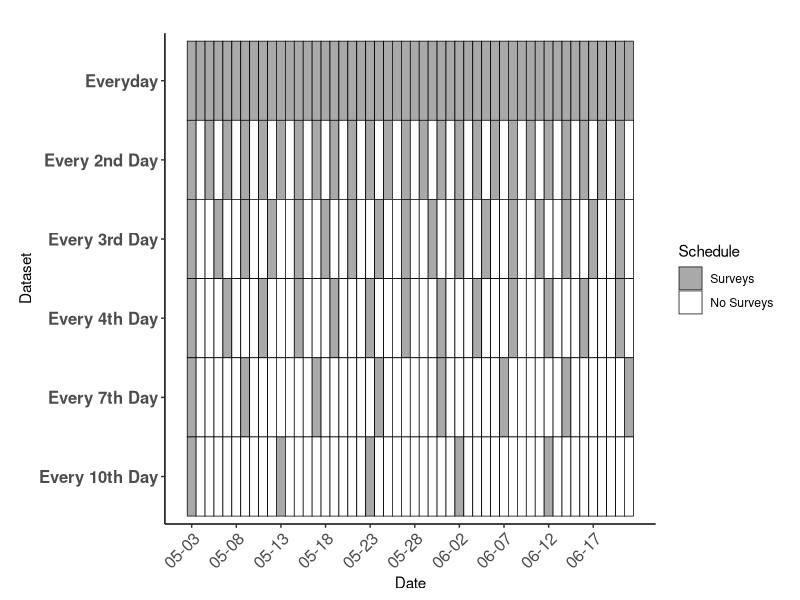

Recreate this plot in R.
#Plots survey intervals across subsampling 
#Last updated 2025-02-12


#clear workspace
rm(list=ls())

#load libraries
library(tidyverse)
library(ggplot2)
library(viridis)

# Read the CSV file
df <- read.csv("data/survey_intervals_across_subsampling.csv")

# Transform the dataframe to long format
df_long <- pivot_longer(df, cols = -dataset, names_to = "date", values_to = "survey")

# Fix the date format from 'XYYYY.MM.DD' to 'YYYY-MM-DD'
df_long <- df_long %>%
  mutate(date = gsub("X", "", date)) %>%
  mutate(date = gsub("\\.", "-", date))

# Replace NA with "NA" for 'survey' column
df_long$survey[is.na(df_long$survey)] <- "NA"


# Replace NA with 0 for 'survey' column
df_long$survey[is.na(df_long$survey)] <- 0

# Custom order for datasets (flipped order)
df_long$dataset <- factor(df_long$dataset, levels = c("M-1_every_10_days", "M-1_every_7_days", "M-1_every_4_days", "M-1_every_3_days", "M-1_every_2_days", "M-1_every_day"))

# Define your desired date range
start_date <- as.Date("2024-05-03")
end_date <- as.Date("2024-06-21")

# Generate daily sequence of dates
date_seq <- seq.Date(from = start_date, to = end_date, by = "1 day")

# Filter in 5-day intervals
filtered_dates <- date_seq[seq(1, length(date_seq), by = 5)]

#ensure date is in date format 
df_long$date <- as.Date(df_long$date)


# Create the heatmap
ggplot(df_long, aes(x = date, y = dataset, fill = factor(survey))) +
  geom_tile(color = "black", size = .25) +
  scale_fill_manual(values = c("darkgrey", "white"),
                    labels = c("NA" = "No Surveys", "1" = "Surveys")) +
       labs(title = "",
       x = "Date",
       y = "Dataset",
       fill = "Schedule") +
  theme_classic() +
  theme(axis.text.x = element_text(angle = 45, hjust = 1, size = 12),
        axis.text.y = element_text(size = 12, face = "bold"),
        aspect.ratio = 1) +
  scale_y_discrete(labels = c("M-1_every_day" = "Everyday",
                              "M-1_every_2_days" = "Every 2nd Day",
                              "M-1_every_3_days" = "Every 3rd Day",
                              "M-1_every_4_days" = "Every 4th Day",
                              "M-1_every_7_days" = "Every 7th Day",
                              "M-1_every_10_days" = "Every 10th Day")) +
  scale_x_date(breaks = filtered_dates, date_labels = "%m-%d")


# Display the first few rows of the long dataframe
head(df_long)
